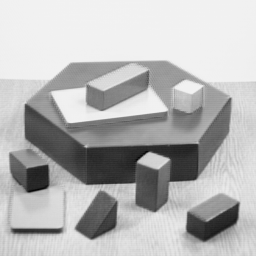
%> input picture blox.gif, 256 x 256 px
$ octave harris_test.m   (GNU Octave 9; MATLAB toolbox functions it lacks are replaced by stand-ins)
%> lines starting %> are read from the running program, lines starting %| are printed output that depends on the picture
### harrisCorner.m
function ecken = harrisCorner(I, sigma_I, sigma_M, schwellwert)
%> called with sigma_I = 1, sigma_M = 4, schwellwert = 1000000
% Implementiert einen Harris-Corner-Detektor.

    % 1. Konvertierung des Eingangsbildes in double.
      I = double(I);
%> I: size 256x256 double

    % 2. Glaettung des Bildes mit Gauss-Filter (sigma_I).

      % TODO
      I = gaussFilter(I,sigma_I);
    % 3. Strukturtensor M = [Iu^2, Iu*Iv; Iu*Iv, Iv^2] bilden.
    % a) Ableitung in x-Richtung (Sobel, ...)


      % TODO
      f_Sobelx = [-1 -2 -1; 0 0 0;1 2 1];           %% kernel für Sobel in x-Richtung(VL s14)
      Iu = conv2(I,f_Sobelx,'same');

    % b) Ableitung in y-Richtung (Sobel, ...)


      % TODO
      f_Sobely = [-1 0 1;-2 0 2;-1 0 1];            %% kernel für Sobel in y-Richtung(VL s14)
      Iv=conv2(I,f_Sobely,'same');

    % c) Elemente des Strukturtensors bestimmen. Diese sollten in
    %    einzelnen Matrizen gespeichert werden.


      % TODO
      A=Iu.^2;
      B=Iv.^2;
      C=Iu.*Iv;
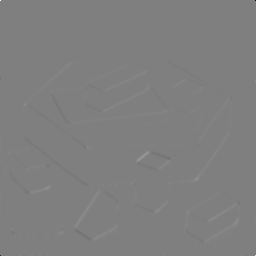
%> C: size 256x256 double; min -495698.2, max 493045, mean 234.6; drawn with min black and max white

    % 4. Aufsummierung des Strukturtensors M mit Gaussfilter (sigma_M), d.h.
    %    Glaettung der einzelnen Bestandteile.
    %    Matrix M = ((A, C), (C, B)) ==> det(M) = A.*B. - C.^2

      % TODO

      A=gaussFilter(A,sigma_M);
      B=gaussFilter(B,sigma_M);
      C=gaussFilter(C,sigma_M);

    % 5. Auswertung des Strukturtensors.
    % a) Bestimmung der Detektorantwort R, um die explizite Berechnung der
    %    Eigenwerte zu vermeiden.
    %
    %    R = det(M) - kappa*trace(M)^2
    %
    %    Hinweis:
    %    det(M) = Iu^2*Iv^2-(Iu*Iv)^2
    %    trace(M) = Iu^2+Iv^2
    std_wert = 0.04;   % Standardwert


      % TODO
      R=A.*B-C.^2 - std_wert*((A+B).^2);                %% Formular in VL s27

    % b) Werte unterhalb des Schwellwertes auf 0 setzen.
    %    Befehl: find, alternativ "logical indexing"


      % TODO
      R(R<schwellwert)=0;

    % c) Bestimmung der lokalen Maxima in einer 8er-Nachbarschaft.
    %    Befehl: imregionalmax,
    %    alternativ elementweise Bestimmung (Nichtmaxima auf 0 setzen)


      % TODO
      R=imregionalmax(R);
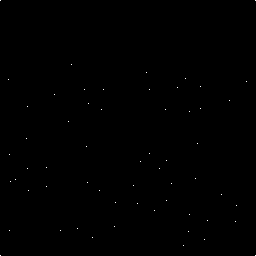
%> R: size 256x256 logical; 0.09% white in thin lines or dots

    % 6. Ecken bestimmen
    %    Befehl: find


      % TODO
      [row,col]=find(R==1);
%> row = 59 values from 1 to 256; col = 59 values from 1 to 256
      ecken=[row,col];
%> ecken = 59 rows, first 12: [1 1; 256 1; 80 9; 155 10; 231 10; 182 11; 180 16; 139 27; 107 28; 169 28; 191 29; 168 47]
end

### gaussFilter.m
function I_gauss = gaussFilter(I, sigma, choose)
% Filtert das Bild I mit einem (zweidimensionalen) Gauss-Filter mit
% Standardabweichung sigma.

    % Konvertierung des Bildes
    I = double(I);

    % Bestimme Impulsantwort des zweidimensionalen Gauss-Filters
    % (siehe z.B. Normalverteilung Einführung).


    % TODO
    % 1. Filter h(x,y) erstellen
    % Konstant parameter
    std_abweichung = sigma;
    % Eingangsvariable anpassen
    abs_wert_bereich = ceil(3*std_abweichung); %% Wertebereich fur Impulsantwort nach 3*sigma einstellen
    x = -abs_wert_bereich:abs_wert_bereich;
    y = -abs_wert_bereich:abs_wert_bereich;
    [X,Y] = meshgrid(x,y);
    % Formular erstellen
    h = 1/(2*pi*std_abweichung^2)*exp(-(X.^2+Y.^2)/(2*sigma^2));
    % Uberprufen, ob alle Element des Filter sich zu 1 addieren
    flag=sum(h);
    if flag == 1
        disp(" geeignete Filter ")
    else
        disp(" ungeignete Filter, nochmal einstellen ") %% somehow filter can be processed without the needed of sum = 1 ??
    end

    % Faltung des Bildes mit dem Filter
    % Befehl: conv2, imfilter
    % TODO
    I_gauss = imfilter(I,h,'symmetric','same');
    if exist('choose', 'var')
        ausgewahlter_func = input (" Mit 2d Filter, wähl aus: conv2 oder imfilter? ", 's');
        switch ausgewahlter_func
            case ausgewahlter_func == "conv2"
                I_gauss = conv2(I,h,'same');
            case ausgewahlter_func == "imfilter"
                I_gauss = imfilter(I,h,'symmetric','same');
            otherwise
                disp(" noch mal eingen bitte! ")
        end
    else
         I_gauss = imfilter(I,h,'symmetric','same');
    end
end

### harris_test.m
% Testet den Harris-Corner-Detektor.
%%
I = imread('blox.gif');
ecken = harrisCorner(I, 1, 4, 1e6);

% Darstellung
figure(1); clf;
subplot(121); imshow(I);
subplot(122); imshow(I);

hold on;        % ermoeglicht weitere Objekte in die figure zu zeichnen

% Ecken markieren
% Hinweis: Bilder werden in Matlab als Array in einem ij-Koordinatensystem
% dargestellt, mit dem Nullpunkt in der linken, oberen Ecke. Die i-Achse
% verlaeuft senkrecht, die j-Achse waagerecht.


    % TODO
plot(ecken(:,2),ecken(:,1), 'r*');
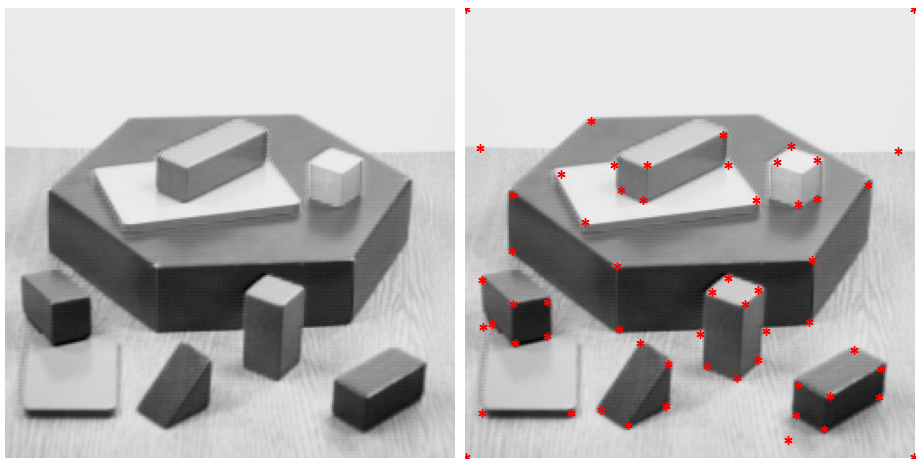
%> figure redrawn from the program's plot data, 2 panels

hold off;

%%
I = imread('rectangles.png');
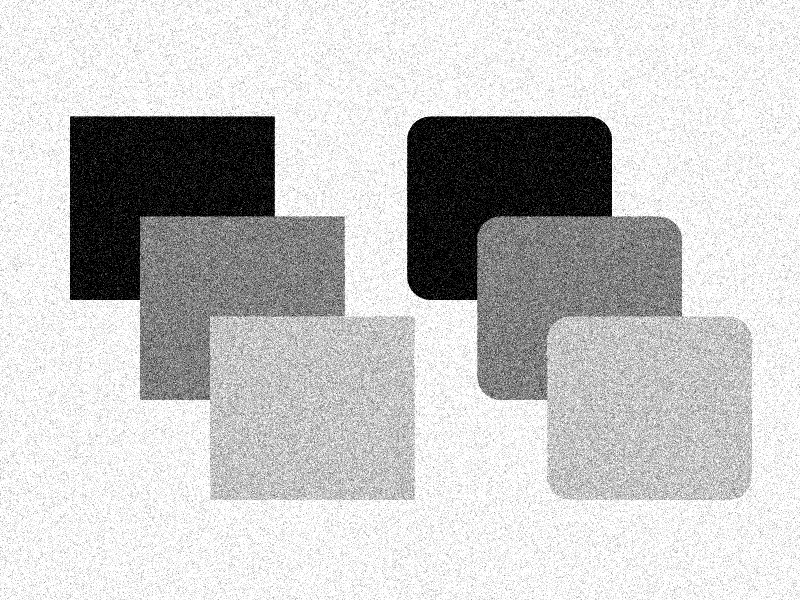
%> input picture rectangles.png, 800 x 600 px
%> I is the input picture: size 600x800 uint8; min 0, max 255, mean 197.9
ecken = harrisCorner(I, 5, 4, 1e3);
%> call 2 of harrisCorner, with sigma_I = 5, sigma_M = 4, schwellwert = 1000
%> in harrisCorner (call 2), `Iu = conv2(I,f_Sobelx,'same');`:
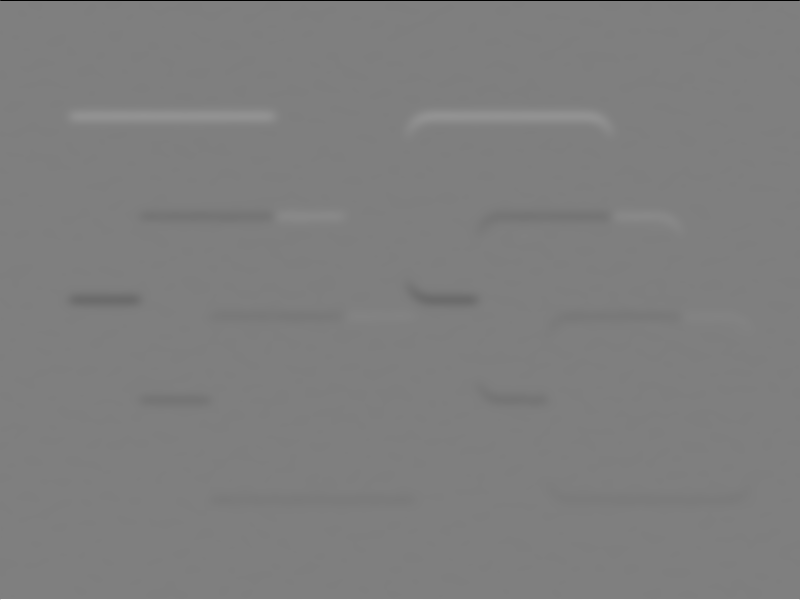
%> Iu: size 600x800 double; min -979, max 984.4, mean 0; drawn with min black and max white
%> in harrisCorner (call 2), `R=imregionalmax(R);`:
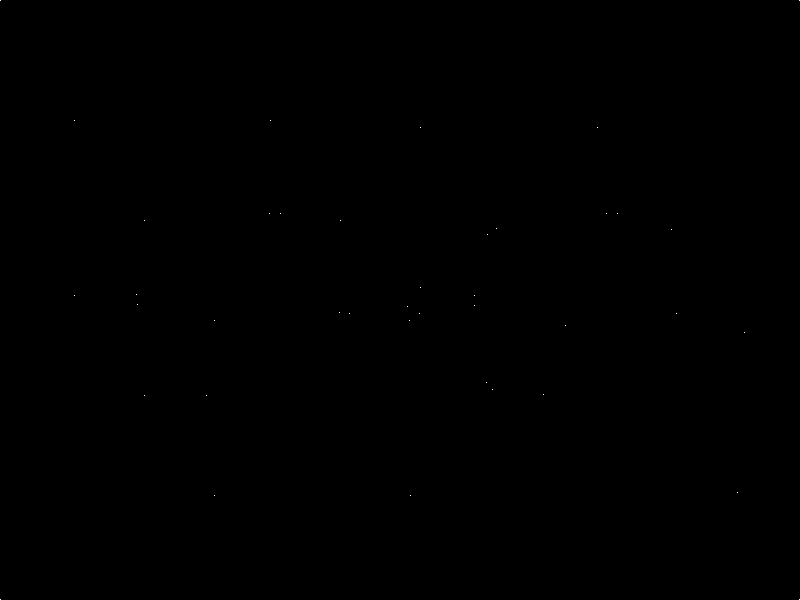
%> R: size 600x800 logical; 0.01% white in thin lines or dots
%> in harrisCorner (call 2), `[row,col]=find(R==1);`: row = 40 values from 1 to 600; col = 40 values from 1 to 800
%> in harrisCorner (call 2), `ecken=[row,col];`: ecken = 40 rows, first 12: [1 1; 600 1; 121 75; 296 75; 295 137; 305 138; 221 145; 396 145; 396 207; 321 215; 496 215; 214 270]

% Darstellung
figure(2); clf;
subplot(121); imshow(I);
subplot(122); imshow(I);

hold on;        % ermoeglicht weitere Objekte in die figure zu zeichnen

% Ecken markieren
    % TODO
plot(ecken(:,2),ecken(:,1), 'r*');
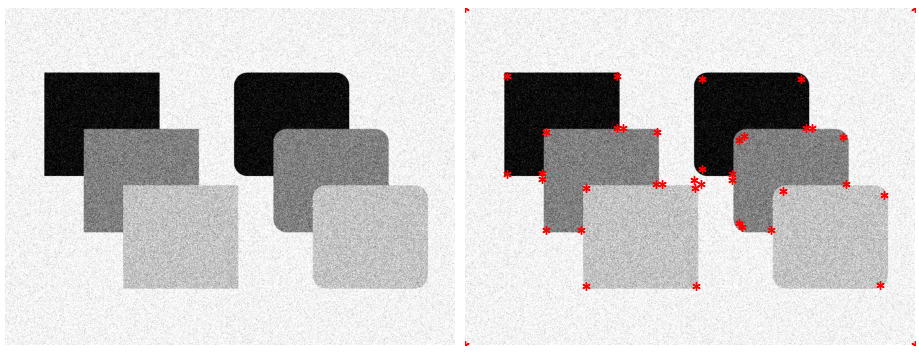
%> figure redrawn from the program's plot data, 2 panels

hold off;
